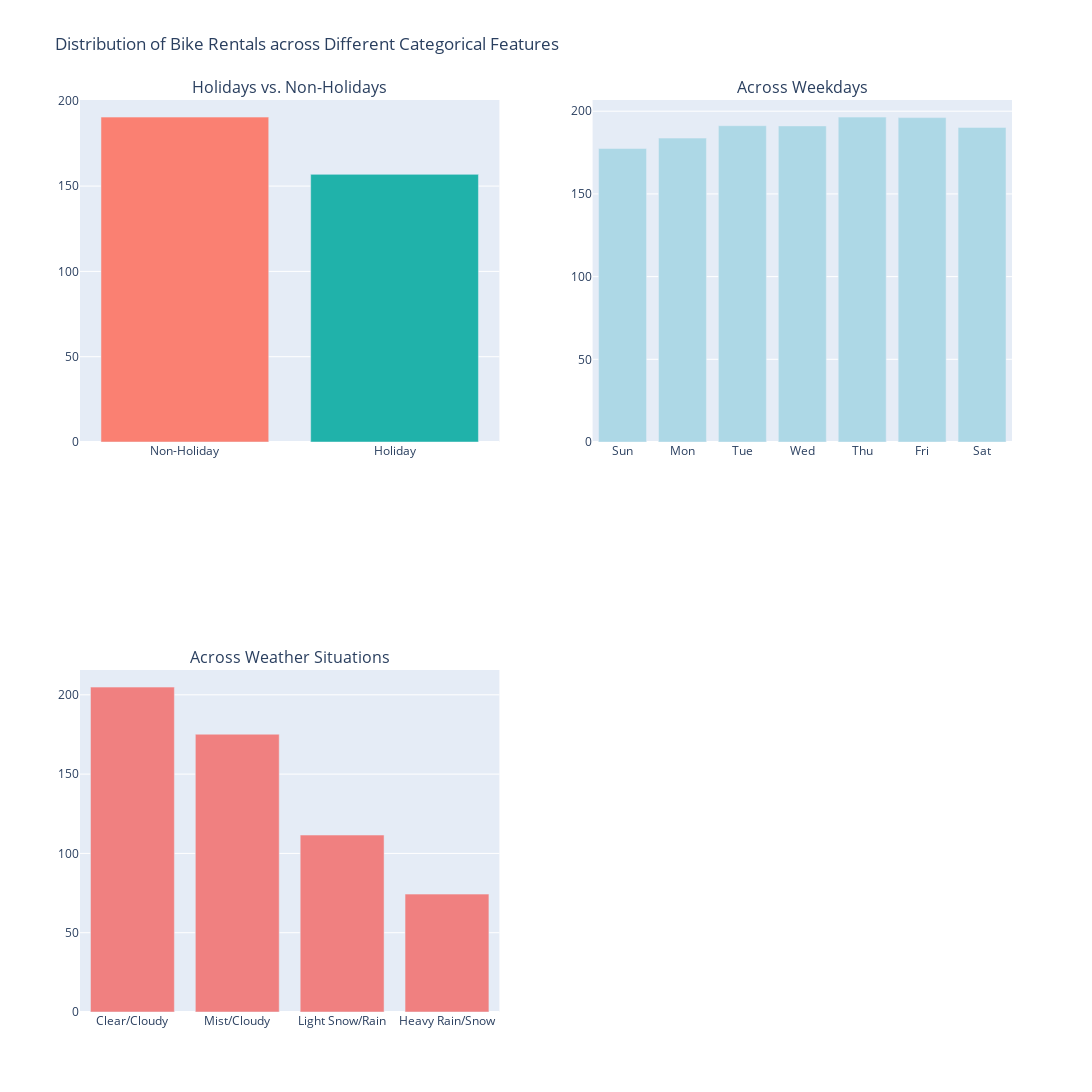

The cell this chart's notebook holds for it:
### Markdown cell above
* **Spring:** sees the lowest average bike rentals. This could be due to the fact that early spring still has some cold days, affecting the overall average.
* **Summer:** has the highest average bike rentals, which aligns with our earlier observations about peak demand during warmer months.
* **Fall:** also has a relatively high demand, likely due to pleasant weather conditions.
* **Winter:** sees a drop in average rentals, but it's still higher than spring. This could be attributed to the mix of mild to very cold days during winter season in the dataset's location.

### Code cell
fig = plots.bike_rental_distribution(aux_data, 1600, 1200)  # Adjust width and height as needed
fig.show()

### Figure 1 — Plotly figure (JSON) as saved in the notebook; plotly's stock layout.template omitted (floating-point values rounded to 4 significant figures)
{"data": [{"marker": {"color": ["salmon", "lightseagreen"]}, "type": "bar", "x": ["Non-Holiday", "Holiday"], "xaxis": "x", "y": [190.4, 156.9], "yaxis": "y"}, {"marker": {"color": "lightblue"}, "type": "bar", "x": ["Sun", "Mon", "Tue", "Wed", "Thu", "Fri", "Sat"], "xaxis": "x2", "y": [177.5, 183.7, 191.2, 191.1, 196.4, 196.1, 190.2], "yaxis": "y2"}, {"marker": {"color": "lightcoral"}, "type": "bar", "x": ["Clear/Cloudy", "Mist/Cloudy", "Light Snow/Rain", "Heavy Rain/Snow"], "xaxis": "x3", "y": [204.9, 175.2, 111.6, 74.33], "yaxis": "y3"}], "layout": {"annotations": [{"font": {"size": 16}, "showarrow": false, "text": "Holidays vs. Non-Holidays", "x": 0.225, "xanchor": "center", "xref": "paper", "y": 1, "yanchor": "bottom", "yref": "paper"}, {"font": {"size": 16}, "showarrow": false, "text": "Across Weekdays", "x": 0.775, "xanchor": "center", "xref": "paper", "y": 1, "yanchor": "bottom", "yref": "paper"}, {"font": {"size": 16}, "showarrow": false, "text": "Across Weather Situations", "x": 0.225, "xanchor": "center", "xref": "paper", "y": 0.375, "yanchor": "bottom", "yref": "paper"}], "height": 1200, "showlegend": false, "title": {"text": "Distribution of Bike Rentals across Different Categorical Features"}, "width": 1600, "xaxis": {"anchor": "y", "domain": [0, 0.45]}, "xaxis2": {"anchor": "y2", "domain": [0.55, 1]}, "xaxis3": {"anchor": "y3", "domain": [0, 0.45]}, "xaxis4": {"anchor": "y4", "domain": [0.55, 1]}, "yaxis": {"anchor": "x", "domain": [0.625, 1]}, "yaxis2": {"anchor": "x2", "domain": [0.625, 1]}, "yaxis3": {"anchor": "x3", "domain": [0, 0.375]}, "yaxis4": {"anchor": "x4", "domain": [0, 0.375]}}}
